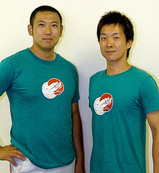
#> input picture image/0225336c-s.jpg, 159 x 173 px
$ python Test.py
#> lines starting #> are read from the running program, lines starting #| are printed output that depends on the picture; after the words box and inside, x2 and y2 are one past the last pixel; in counts of white or black regions, pixels touching at a corner belong together
import cv2
from tkinter import filedialog
import numpy as np
from matplotlib import pyplot as plt

#参考
#https://camp.trainocate.co.jp/magazine/python-opencv/

def cv_main():
    cascade_path = './opencv-4.8.0/data/haarcascades/'

    path = get_file_path()
#> the answer given: image/0225336c-s.jpg
    print(path)
    img = cv2.imread(path)
#> img is the input picture: shape (173, 159, 3); mean B, G, R 132.8, 143.2, 105.1

    re1 = resize(img)

    triming(re1)

    image_imshow(img)

    img_gray = gray_scale(img)

    get_hist(img)

    get_threshold(img, img_gray)

    get_face_cascade(img, img_gray, cascade_path)


## fileパス取得
def get_file_path():

    typ = [('image','*.jpg'),('image','*.png')]
    dir = 'C:\\'
    path = filedialog.askopenfilename(filetypes = typ, initialdir = dir)
    return path


def resize(img):
    ########
    # リサイズ
    ########
    # 全角ファイル名はエラーになるので、注意
    re1 = cv2.resize(img, dsize=(500, 500))
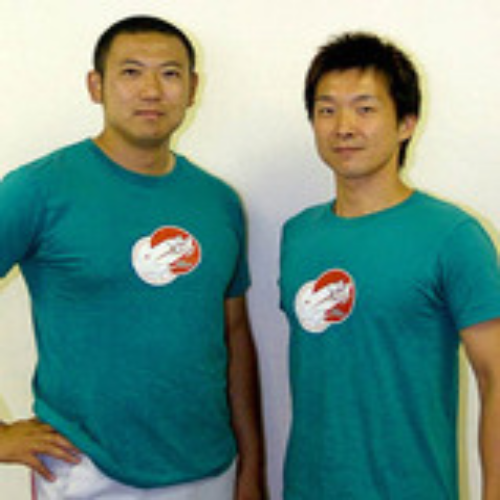
#> re1: shape (500, 500, 3); mean B, G, R 132.7, 143.1, 105
    cv2.imshow('image1', re1)
    cv2.waitKey(0) #待機時間、ミリ秒指定、0の場合はボタンが押されるまで待機
    cv2.destroyAllWindows()

    return re1

def triming(re1):
    ###########
    #トリミング
    ###########
    # 画像の高さ
    height = re1.shape[0]
#> height = 500
    # 画像の幅
    width = re1.shape[1]
#> width = 500
    # 画像サイズを取得
    print(f"height:{height}, width:{width}")
#| height:500, width:500
    # height:631, width:1201


    ##################
    # 画像をトリミング
    ##################
    tri_img = re1[200: 500, 300: 600]
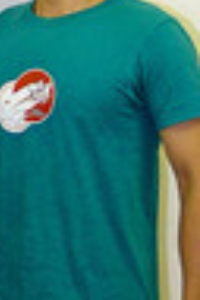
#> tri_img: shape (300, 200, 3); mean B, G, R 111.2, 116, 39.2
    cv2.imshow('image2', tri_img)
    cv2.waitKey(0) #待機時間、ミリ秒指定、0の場合はボタンが押されるまで待機
    cv2.destroyAllWindows()

def image_imshow(img):
    ##################
    #比率を指定して変更
    ##################
    re2 = cv2.resize(img, dsize=None, fx=1, fy=0.5)
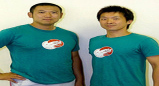
#> re2: shape (86, 159, 3); mean B, G, R 133.1, 143.6, 105.4
    cv2.imshow('image3', re2)
    cv2.waitKey(0) #待機時間、ミリ秒指定、0の場合はボタンが押されるまで待機
    cv2.destroyAllWindows()

def gray_scale(img):
    ##################################################
    # 画像処理のノイズ除去のため一旦グレースケールに変更
    ##################################################
    img_gray = cv2.cvtColor(img, cv2.COLOR_BGR2GRAY)
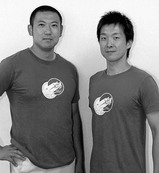
#> img_gray: shape (173, 159); min 0, max 254, mean 130.7
    cv2.imshow('image4', img_gray)
    cv2.waitKey(0) #待機時間、ミリ秒指定、0の場合はボタンが押されるまで待機
    cv2.destroyAllWindows()

    return img_gray

def get_hist(img):
    ############################
    #画像のヒストグラムを求める
    ############################
    #ヒストグラムとは、縦軸に度数、横軸に階級をとった統計グラフ
    color = ("b", "g", "r")
    #forループの中でリストやタプルなどのイテラブルオブジェクトの要素
    #と同時にインデックス番号（カウント、順番）を取得
    for i, col in enumerate(color):
        # ヒストグラムを取得
        # images：入力画像でuint8またはfloat32のデータ型で、角括弧を使って[img]で指定します
        # channels：ヒストグラムを計算する対象となるチャネルのインデックスで角括弧で指定
        # mask:マスク画像
        # histSize：ビンの数で、角括弧で指定。フルスケールは[256]
        # ranges：ヒストグラムを計算したい画像値の範囲。通常は[0,256]
        histr = cv2.calcHist(images=[img], channels=[i],
        mask=None, histSize=[256], ranges=[0, 256])
        # グラフを描画する
        plt.plot(histr, color=col)
        # x軸の範囲を設定
        plt.xlim([0, 256])
    plt.show()
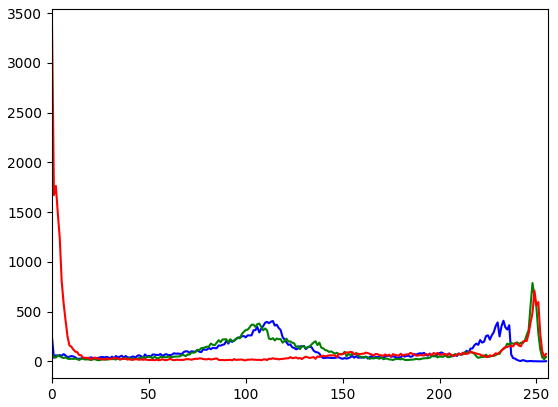
#> figure drawn by matplotlib, 1 panel; curve peaks at x = 233, y = 409; curve peaks at x = 248, y = 788; curve peaks at x = 0, y = 3378


def get_threshold(img, img_gray):
    ######################
    #輪郭を検出する
    ######################
    # 白黒に変換
    ret, thresh = cv2.threshold(img_gray,
    120, 255, cv2.THRESH_BINARY_INV)
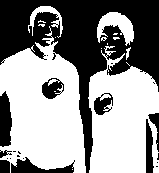
#> thresh: shape (173, 159); 56.3% white; 21 black regions (12 under 20 px)
    cv2.imwrite("change1.png", thresh)
    # 輪郭検出
    contours, hierarchy = cv2.findContours(thresh, cv2.RETR_TREE, cv2.CHAIN_APPROX_SIMPLE)
#> contours = 53 contours, 46 with area under 20; largest, box (x1, y1, x2, y2) and area: (0, 26, 86, 173) 8249, (88, 46, 159, 173) 6210, (97, 12, 134, 46) 558, (41, 77, 65, 100) 344, (93, 92, 114, 116) 288, (28, 6, 63, 38) 226, (51, 52, 57, 61) 21
    cv2.drawContours(img, contours, -1, (0, 0, 255), 10)
    cv2.imwrite("change2.png", img)

def get_face_cascade(img, img_gray, cascade_path):
    ##############
    #顔画像処理
    ##############
    # 学習モデルのパス
#> called with cascade_path = './opencv-4.8.0/data/haarcascades/'
    cascade_path_1 = cascade_path + '/haarcascade_frontalface_alt.xml'

    # 学習済みモデルの読み込み
    cascade = cv2.CascadeClassifier(cascade_path_1)

    # 顔の検出
    # minSizeで最小検出サイズを指定（今回は20*20以下は探さない）
    face_list = cascade.detectMultiScale(img_gray, minSize = (20, 20))
#> face_list = [[30, 12, 36, 36], [93, 24, 35, 35]]
    # 顔が見つかるかで条件分岐
    if len(face_list):
        for (x,y,w,h) in face_list:
            # 顔が見つかった場合赤い四角で囲う
            cv2.rectangle(img, (x,y), (x+w, y+h), (0, 0, 255), thickness=3)
#> this loop made 2 passes
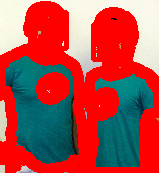
#> img: shape (173, 159, 3); mean B, G, R 76.3, 77.9, 175.2
        cv2.imshow('img', img)
        cv2.waitKey(0)

    # 顔が見つからなかった場合
    else:
        print('見つかりませんでした')


if __name__ == "__main__":
    cv_main()
